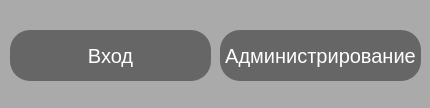
<?xml version="1.0" encoding="UTF-8"?>
<ui version="4.0">
 <class>Dialog</class>
 <widget class="QDialog" name="Dialog">
  <property name="geometry">
   <rect>
    <x>0</x>
    <y>0</y>
    <width>430</width>
    <height>108</height>
   </rect>
  </property>
  <property name="windowTitle">
   <string>Dialog</string>
  </property>
  <property name="styleSheet">
   <string notr="true">background-color: #AAAAAA</string>
  </property>
  <widget class="QPushButton" name="pushButton_entrance">
   <property name="geometry">
    <rect>
     <x>10</x>
     <y>30</y>
     <width>201</width>
     <height>51</height>
    </rect>
   </property>
   <property name="font">
    <font>
     <pointsize>15</pointsize>
    </font>
   </property>
   <property name="styleSheet">
    <string notr="true">QPushButton{
	background-color: #666666;
	color: white;
	border-radius: 20;
	border-color: red
}

QPushButton:pressed{
	background-color: #888888;
	color: #111111;
}</string>
   </property>
   <property name="text">
    <string>Вход</string>
   </property>
  </widget>
  <widget class="QPushButton" name="pushButton_admin">
   <property name="geometry">
    <rect>
     <x>220</x>
     <y>30</y>
     <width>201</width>
     <height>51</height>
    </rect>
   </property>
   <property name="font">
    <font>
     <pointsize>15</pointsize>
    </font>
   </property>
   <property name="styleSheet">
    <string notr="true">QPushButton{
	background-color: #666666;
	color: white;
	border-radius: 20;
	border-color: red
}

QPushButton:pressed{
	background-color: #888888;
	color: #111111;
}</string>
   </property>
   <property name="text">
    <string>Администрирование</string>
   </property>
  </widget>
 </widget>
 <resources/>
 <connections/>
</ui>
